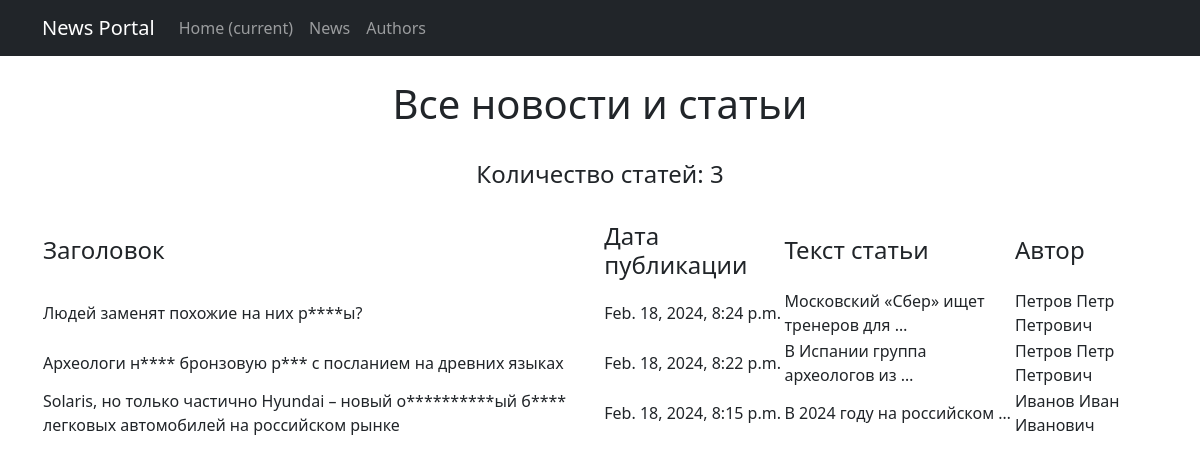
Page /news/ on the committed database.
### news/models.py (models this page shows, shortened)
class Post(models.Model):
    article = 'AR'
    news = 'NE'
    CONTENTS = [
        (news, 'Новость'),
        (article, 'Статья')
    ]
    title = models.CharField(max_length=255)
    text = models.TextField()
    rating = models.IntegerField(default=0)
    creation_date = models.DateTimeField(auto_now_add=True)
    type = models.CharField(max_length=2, choices=CONTENTS, default=news)
    author = models.ForeignKey(Author, on_delete=models.CASCADE, related_name='posts')
    category = models.ManyToManyField(Category, through='PostCategory')

class Author(models.Model):
    full_name = models.CharField(max_length=255)
    rating = models.IntegerField(default=0)
    user = models.OneToOneField(User, on_delete=models.CASCADE)

### news/views.py (the view)
# urls.py: path('', PostList.as_view()),
class PostList(ListView):
    model = Post
    ordering = '-creation_date'
    template_name = 'news.html'
    context_object_name = 'news'

### news/templatetags/custom_filters.py (called while the page is built)
@register.filter()
def censor(value):
   prohibited_words = ['бренд', 'отечественн', 'руку', 'нашли', 'обнаружил', 'манипулятор', 'интеллект', 'робот', 'подвешиват', 'шильдик', 'популярны', 'спецификации']
   if isinstance(value, str):
      for word in prohibited_words:
         value = value.replace(word[1:], '*' * len(word[1:]))
   else:
      raise ValueError('Incorrect data type is entered, please enter a string')
   return value

### templates/news.html (shortened to what this page needs)
{% extends 'flatpages/default.html' %}
{% load custom_filters %}!
{% block content %}
<div class="text-center">
<h1>Все новости и статьи</h1>
<br>
{% if news %}
    <h4>Количество статей:
    {{ news|length }}</h4>
</div>
<br>
       <table>
           <tr>
               <td><h4>Заголовок</h4></td>
               <td><h4>Дата публикации</h4></td>
               <td><h4>Текст статьи</h4></td>
               <td><h4>Автор</h4></td>
           </tr>
           {% for post in news %}
           <tr>
               <td>{{ post.title|censor }}</td>
               <td>{{ post.creation_date }}</td>
               <td>{{ post.text|truncatewords:5 }}</td>
               <td>{{ post.author.full_name }}</td>
           </tr>
           {% endfor %}
       </table>
   {% else %}
       <h2>Пока новостей нет!</h2>
   {% endif %}
{% endblock content %}

### templates/flatpages/default.html (shortened to what this page needs)
<!DOCTYPE html>
<html lang="en">
    <head>
        {% load static %}
        <link href="{% static 'css/styles.css' %}" rel="stylesheet" />
    </head>
    <body>
        <nav class="navbar navbar-expand-lg navbar-dark bg-dark static-top">
            <div class="container">
                <a class="navbar-brand" href="#">News Portal</a>
                <div class="collapse navbar-collapse" id="navbarResponsive">
                    <ul class="navbar-nav ml-auto">
                        <li class="nav-item active">
                            <a class="nav-link" href="#">Home
                                <span class="sr-only">(current)</span>
                            </a>
                        </li>
                        <li class="nav-item">
                            <a class="nav-link" href="/news/">News</a>
                        </li>
                        <li class="nav-item">
                            <a class="nav-link" href="/authors/">Authors</a>
                        </li>
                    </ul>
                </div>
            </div>
        </nav>
        <div class="container">
    <div class="row">
        <div class="text-left">
            <br/>
            {% block content %}{% endblock content %}
        </div>
    </div>
</div>
    </body>
</html>

### rows in the picture
Post: title|censor "Людей заменят похожие на них р****ы?", creation_date "Feb. 18, 2024, 8:24 p.m.", text "Московский «Сбер» ищет тренеров для …", author.full_name "Петров Петр Петрович"
Post: title|censor "Археологи н**** бронзовую р*** с посланием на древних языках", creation_date "Feb. 18, 2024, 8:22 p.m.", text "В Испании группа археологов из …", author.full_name "Петров Петр Петрович"
Post: title|censor "Solaris, но только частично Hyundai – новый о**********ый б**** легковых автомобилей на российском рынке", creation_date "Feb. 18, 2024, 8:15 p.m.", text "В 2024 году на российском …", author.full_name "Иванов Иван Иванович"

### other values in the picture
{{ news|length }} "3"
